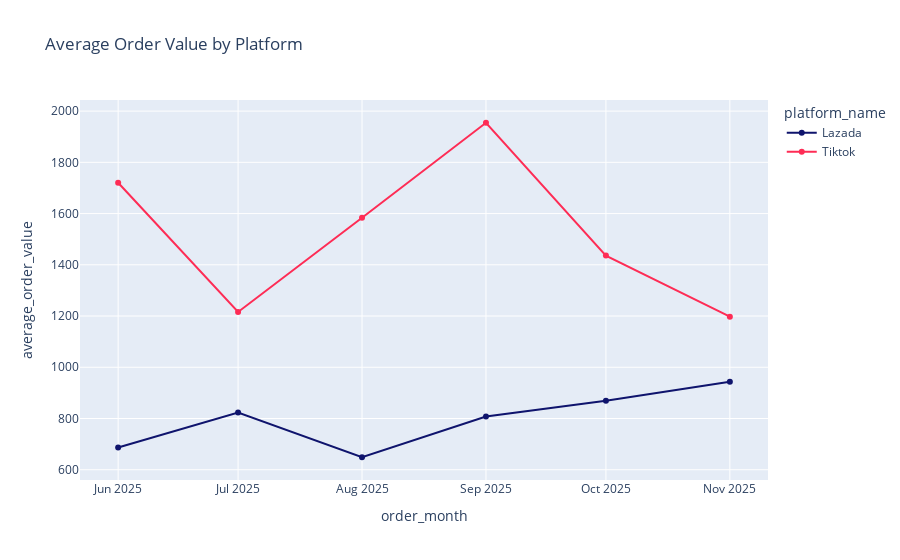

The notebook cell saved with this chart:
### Code cell
aov = sales_by_month.merge(
    orders_by_month, 
    on=['order_month', 'platform_name'])

aov['average_order_value'] = aov['total_amount'] / aov['number_of_orders']

fig = px.line(
    aov,
    x='order_month',
    y='average_order_value',
    color='platform_name',
    title='Average Order Value by Platform',
    color_discrete_map=platform_color,
    markers=True
)

fig.show()

### Figure 1 — Plotly figure (JSON) as saved in the notebook; plotly's stock layout.template omitted (floating-point values rounded to 4 significant figures)
{"data": [{"hovertemplate": "platform_name=Lazada<br>order_month=%{x}<br>average_order_value=%{y}<extra></extra>", "legendgroup": "Lazada", "line": {"color": "#0f146d", "dash": "solid"}, "marker": {"symbol": "circle"}, "mode": "lines+markers", "name": "Lazada", "orientation": "v", "showlegend": true, "type": "scatter", "x": ["2025-06", "2025-07", "2025-08", "2025-09", "2025-10", "2025-11"], "xaxis": "x", "y": [686.9, 823.0, 648.8, 807.9, 869.3, 943.7], "yaxis": "y"}, {"hovertemplate": "platform_name=Tiktok<br>order_month=%{x}<br>average_order_value=%{y}<extra></extra>", "legendgroup": "Tiktok", "line": {"color": "#FE2C55", "dash": "solid"}, "marker": {"symbol": "circle"}, "mode": "lines+markers", "name": "Tiktok", "orientation": "v", "showlegend": true, "type": "scatter", "x": ["2025-06", "2025-07", "2025-08", "2025-09", "2025-10", "2025-11"], "xaxis": "x", "y": [1721.0, 1216.0, 1583.0, 1955.0, 1436.0, 1198.0], "yaxis": "y"}], "layout": {"legend": {"title": {"text": "platform_name"}, "tracegroupgap": 0}, "title": {"text": "Average Order Value by Platform"}, "xaxis": {"anchor": "y", "domain": [0, 1], "title": {"text": "order_month"}}, "yaxis": {"anchor": "x", "domain": [0, 1], "title": {"text": "average_order_value"}}}}
